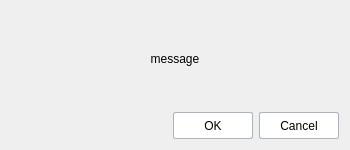
<?xml version="1.0" encoding="UTF-8"?>
<ui version="4.0">
 <class>DeleteDialog</class>
 <widget class="QDialog" name="DeleteDialog">
  <property name="geometry">
   <rect>
    <x>0</x>
    <y>0</y>
    <width>350</width>
    <height>150</height>
   </rect>
  </property>
  <property name="sizePolicy">
   <sizepolicy hsizetype="Fixed" vsizetype="Fixed">
    <horstretch>0</horstretch>
    <verstretch>0</verstretch>
   </sizepolicy>
  </property>
  <property name="minimumSize">
   <size>
    <width>350</width>
    <height>150</height>
   </size>
  </property>
  <property name="maximumSize">
   <size>
    <width>350</width>
    <height>150</height>
   </size>
  </property>
  <property name="baseSize">
   <size>
    <width>350</width>
    <height>150</height>
   </size>
  </property>
  <property name="contextMenuPolicy">
   <enum>Qt::NoContextMenu</enum>
  </property>
  <property name="windowTitle">
   <string>WindowName</string>
  </property>
  <layout class="QVBoxLayout" name="verticalLayout">
   <item>
    <widget class="QLabel" name="deleteFIlterMessage">
     <property name="sizePolicy">
      <sizepolicy hsizetype="Preferred" vsizetype="Expanding">
       <horstretch>0</horstretch>
       <verstretch>0</verstretch>
      </sizepolicy>
     </property>
     <property name="text">
      <string>message</string>
     </property>
     <property name="alignment">
      <set>Qt::AlignCenter</set>
     </property>
    </widget>
   </item>
   <item>
    <layout class="QHBoxLayout" name="horizontalLayout">
     <item>
      <spacer name="horizontalSpacer">
       <property name="orientation">
        <enum>Qt::Horizontal</enum>
       </property>
       <property name="sizeHint" stdset="0">
        <size>
         <width>40</width>
         <height>20</height>
        </size>
       </property>
      </spacer>
     </item>
     <item>
      <widget class="QPushButton" name="okButton">
       <property name="minimumSize">
        <size>
         <width>80</width>
         <height>27</height>
        </size>
       </property>
       <property name="styleSheet">
        <string notr="true">
                  QPushButton {
                  background-color: white;
                  border: 1px solid rgb(169, 180, 190);
                  border-radius: 2px;
                  padding: 2px;
                  }

                  QPushButton:hover {
                  background-color: qlineargradient(spread:pad, x1:1, y1:0.0, x2:1, y2:1, stop:0  rgb(255, 255, 255), stop:1 rgb(231, 235, 238));
                  border: 1px solid rgb(136, 136, 136);
                  border-radius: 2px;
                  }


                  QPushButton:pressed {
                  background-color: qlineargradient(spread:pad, x1:1, y1:0.0, x2:1, y2:1, stop:0 rgb(220, 224, 228), stop:1 rgb(201, 208, 214));
                  border: 1px solid rgb(169, 180, 190);
                  border-radius: 2px;
                  }

                  QPushButton:disabled {
                  background-color: rgb(231, 235, 238);
                  border: 1px solid  rgb(169, 180, 190);
                  border-radius: 2px;
                  }</string>
       </property>
       <property name="text">
        <string>OK</string>
       </property>
      </widget>
     </item>
     <item>
      <widget class="QPushButton" name="cancelButton">
       <property name="minimumSize">
        <size>
         <width>80</width>
         <height>27</height>
        </size>
       </property>
       <property name="styleSheet">
        <string notr="true">
                  QPushButton {
                  background-color: white;
                  border: 1px solid rgb(169, 180, 190);
                  border-radius: 2px;
                  padding: 2px;
                  }

                  QPushButton:hover {
                  background-color: qlineargradient(spread:pad, x1:1, y1:0.0, x2:1, y2:1, stop:0  rgb(255, 255, 255), stop:1 rgb(231, 235, 238));
                  border: 1px solid rgb(136, 136, 136);
                  border-radius: 2px;
                  }


                  QPushButton:pressed {
                  background-color: qlineargradient(spread:pad, x1:1, y1:0.0, x2:1, y2:1, stop:0 rgb(220, 224, 228), stop:1 rgb(201, 208, 214));
                  border: 1px solid rgb(169, 180, 190);
                  border-radius: 2px;
                  }

                  QPushButton:disabled {
                  background-color: rgb(231, 235, 238);
                  border: 1px solid  rgb(169, 180, 190);
                  border-radius: 2px;
                  }</string>
       </property>
       <property name="text">
        <string>Cancel</string>
       </property>
      </widget>
     </item>
    </layout>
   </item>
  </layout>
 </widget>
 <resources/>
 <connections>
  <connection>
   <sender>okButton</sender>
   <signal>clicked()</signal>
   <receiver>DeleteDialog</receiver>
   <slot>accept()</slot>
   <hints>
    <hint type="sourcelabel">
     <x>351</x>
     <y>38</y>
    </hint>
    <hint type="destinationlabel">
     <x>233</x>
     <y>29</y>
    </hint>
   </hints>
  </connection>
  <connection>
   <sender>cancelButton</sender>
   <signal>clicked()</signal>
   <receiver>DeleteDialog</receiver>
   <slot>reject()</slot>
   <hints>
    <hint type="sourcelabel">
     <x>330</x>
     <y>66</y>
    </hint>
    <hint type="destinationlabel">
     <x>197</x>
     <y>125</y>
    </hint>
   </hints>
  </connection>
 </connections>
</ui>
